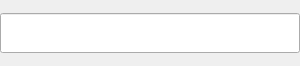
<?xml version="1.0" encoding="UTF-8"?>
<ui version="4.0">
 <class>tlinsWObjectName</class>
 <widget class="QWidget" name="tlinsWObjectName">
  <property name="geometry">
   <rect>
    <x>0</x>
    <y>0</y>
    <width>300</width>
    <height>66</height>
   </rect>
  </property>
  <property name="sizePolicy">
   <sizepolicy hsizetype="Expanding" vsizetype="Preferred">
    <horstretch>0</horstretch>
    <verstretch>0</verstretch>
   </sizepolicy>
  </property>
  <property name="minimumSize">
   <size>
    <width>300</width>
    <height>40</height>
   </size>
  </property>
  <property name="maximumSize">
   <size>
    <width>300</width>
    <height>16777215</height>
   </size>
  </property>
  <property name="windowTitle">
   <string>Form</string>
  </property>
  <layout class="QGridLayout" name="gridLayout">
   <property name="leftMargin">
    <number>0</number>
   </property>
   <property name="topMargin">
    <number>0</number>
   </property>
   <property name="rightMargin">
    <number>0</number>
   </property>
   <property name="bottomMargin">
    <number>0</number>
   </property>
   <property name="spacing">
    <number>0</number>
   </property>
   <item row="0" column="0">
    <widget class="QLineEdit" name="objectName">
     <property name="minimumSize">
      <size>
       <width>0</width>
       <height>40</height>
      </size>
     </property>
     <property name="maximumSize">
      <size>
       <width>16777215</width>
       <height>40</height>
      </size>
     </property>
     <property name="font">
      <font>
       <weight>50</weight>
       <bold>false</bold>
      </font>
     </property>
    </widget>
   </item>
  </layout>
 </widget>
 <resources/>
 <connections>
  <connection>
   <sender>objectName</sender>
   <signal>editingFinished()</signal>
   <receiver>tlinsWObjectName</receiver>
   <slot>update()</slot>
   <hints>
    <hint type="sourcelabel">
     <x>109</x>
     <y>42</y>
    </hint>
    <hint type="destinationlabel">
     <x>109</x>
     <y>29</y>
    </hint>
   </hints>
  </connection>
 </connections>
</ui>
